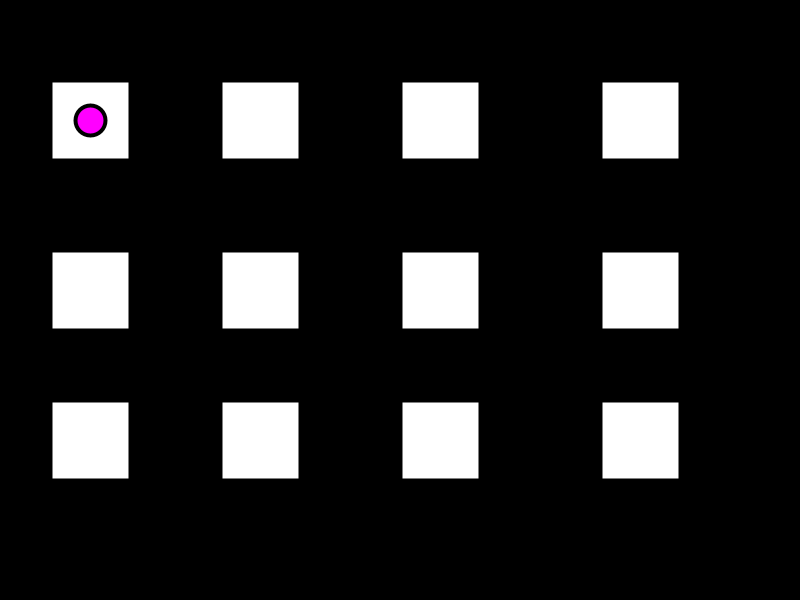
Frame 1 (no input)
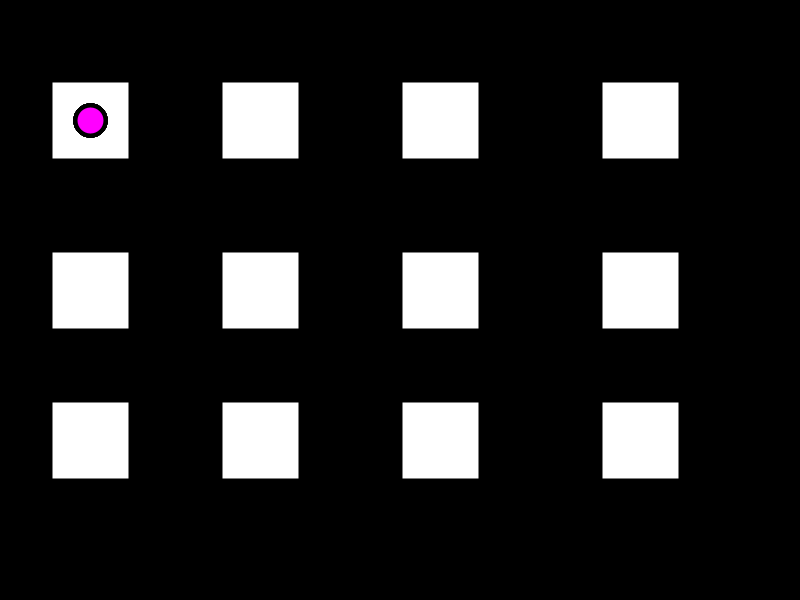
Frame 60 (the mouse pressed at the canvas centre just before this capture)
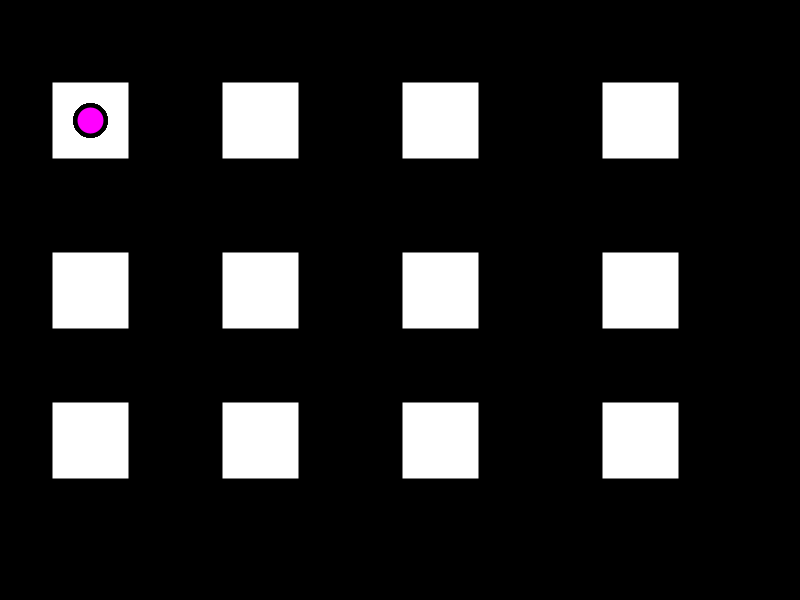
Frame 120 (the mouse held since frame 60 and released just before this capture)

The Processing sketch that drew these frames (run headless with seeded random() and noise(); from frame 60 on, the mouse is pressed at the canvas centre):

// Processing sketch: Rojas_boom
// ── Rojas_boom.pde
void setup() {
  size(800, 600);
  background(0);
  cartas();
}
void draw() { 
  fill(255, 0, 255);
  ellipse(90, 120, 30, 30);
}

void mousePressed() {


  if (mouseX>600 && mouseX<680 && mouseY>400 && mouseY<520) {
    fill(255, 0, 255);
    ellipse(640, 440, 30, 30);
    fill(255, 255, 0);
    ellipse(90, 290, 30, 30);
  } else if (mouseX > 400 && mouseX < 480 && mouseY > 250 && mouseY < 330) {
    fill(255, 255, 0);
    ellipse(440, 290, 30, 30);
    fill(0, 255, 255);
    ellipse(260, 440, 30, 30);
  }else if (mouseX > 600 && mouseX < 680 && mouseY > 250 && mouseY < 330) {
    fill(0, 255, 255);
    ellipse(640, 120, 30, 30);
    fill(200, 255, 200);
    ellipse(640, 290, 30, 30); 
  }else if (mouseX > 200 && mouseX < 300 && mouseY > 100 && mouseY < 150) {
    fill(245, 32,12);
    ellipse(260, 120, 30, 30);
fill(245, 32,12);
    ellipse(90, 440, 30, 30); 
     fill(0,0,0);
    ellipse(640, 120, 30, 30);
  fill(245, 32,12);
    ellipse(640, 290, 30, 30);   
    fill(245, 32,12);
    ellipse(640, 440, 30, 30);
 fill(0,0,0);
    ellipse(90, 290, 30, 30);
      fill(245, 32,12);
    ellipse(440, 290, 30, 30);
     fill(0,0,0);
    ellipse(260, 440, 30, 30);
    fill(0,0,0);
    ellipse(260, 290, 30, 30);
      fill(0, 0,0);
    ellipse(440, 440, 30, 30);
     fill(0, 0,0);
    ellipse(440, 120, 30, 30);
    
  } else {                                                                                                                                                                                                                                                                                                                                                                                                                                                                                                                          
    cartas();
  
  }
}




void cartas () {
  strokeWeight(4);
  fill(255);
  rect(50, 80, 80, 80);
  rect(50, 250, 80, 80);
  rect(50, 400, 80, 80);
  rect(220, 80, 80, 80);
  rect(220, 250, 80, 80);
  rect(220, 400, 80, 80);
  rect(400, 80, 80, 80);
  rect(400, 250, 80, 80);
  rect(400, 400, 80, 80);
  rect(600, 80, 80, 80);
  rect(600, 250, 80, 80);
  rect(600, 400, 80, 80);
}
